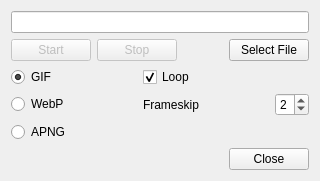
<?xml version="1.0" encoding="UTF-8"?>
<ui version="4.0">
 <class>QGBA::GIFView</class>
 <widget class="QWidget" name="QGBA::GIFView">
  <property name="geometry">
   <rect>
    <x>0</x>
    <y>0</y>
    <width>392</width>
    <height>225</height>
   </rect>
  </property>
  <property name="windowTitle">
   <string>Record GIF/WebP/APNG</string>
  </property>
  <layout class="QGridLayout" name="gridLayout_3">
   <property name="sizeConstraint">
    <enum>QLayout::SetFixedSize</enum>
   </property>
   <item row="4" column="0" colspan="3">
    <widget class="QDialogButtonBox" name="buttonBox">
     <property name="standardButtons">
      <set>QDialogButtonBox::Close</set>
     </property>
    </widget>
   </item>
   <item row="1" column="1" colspan="2">
    <widget class="QCheckBox" name="loop">
     <property name="text">
      <string>Loop</string>
     </property>
     <property name="checked">
      <bool>true</bool>
     </property>
    </widget>
   </item>
   <item row="0" column="0" colspan="3">
    <layout class="QGridLayout" name="gridLayout">
     <item row="1" column="0">
      <widget class="QPushButton" name="start">
       <property name="enabled">
        <bool>false</bool>
       </property>
       <property name="sizePolicy">
        <sizepolicy hsizetype="Fixed" vsizetype="Fixed">
         <horstretch>0</horstretch>
         <verstretch>0</verstretch>
        </sizepolicy>
       </property>
       <property name="text">
        <string>Start</string>
       </property>
      </widget>
     </item>
     <item row="1" column="1">
      <widget class="QPushButton" name="stop">
       <property name="enabled">
        <bool>false</bool>
       </property>
       <property name="sizePolicy">
        <sizepolicy hsizetype="Fixed" vsizetype="Fixed">
         <horstretch>0</horstretch>
         <verstretch>0</verstretch>
        </sizepolicy>
       </property>
       <property name="text">
        <string>Stop</string>
       </property>
      </widget>
     </item>
     <item row="1" column="2">
      <spacer name="horizontalSpacer">
       <property name="orientation">
        <enum>Qt::Horizontal</enum>
       </property>
       <property name="sizeHint" stdset="0">
        <size>
         <width>40</width>
         <height>20</height>
        </size>
       </property>
      </spacer>
     </item>
     <item row="1" column="3">
      <widget class="QPushButton" name="selectFile">
       <property name="sizePolicy">
        <sizepolicy hsizetype="Fixed" vsizetype="Fixed">
         <horstretch>0</horstretch>
         <verstretch>0</verstretch>
        </sizepolicy>
       </property>
       <property name="text">
        <string>Select File</string>
       </property>
      </widget>
     </item>
     <item row="0" column="0" colspan="4">
      <widget class="QLineEdit" name="filename">
       <property name="sizePolicy">
        <sizepolicy hsizetype="Expanding" vsizetype="Fixed">
         <horstretch>1</horstretch>
         <verstretch>0</verstretch>
        </sizepolicy>
       </property>
      </widget>
     </item>
    </layout>
   </item>
   <item row="3" column="0">
    <widget class="QRadioButton" name="fmtApng">
     <property name="text">
      <string>APNG</string>
     </property>
     <attribute name="buttonGroup">
      <string notr="true">format</string>
     </attribute>
    </widget>
   </item>
   <item row="1" column="0">
    <widget class="QRadioButton" name="fmtGif">
     <property name="text">
      <string>GIF</string>
     </property>
     <property name="checked">
      <bool>true</bool>
     </property>
     <attribute name="buttonGroup">
      <string notr="true">format</string>
     </attribute>
    </widget>
   </item>
   <item row="2" column="0">
    <widget class="QRadioButton" name="fmtWebP">
     <property name="text">
      <string>WebP</string>
     </property>
     <attribute name="buttonGroup">
      <string notr="true">format</string>
     </attribute>
    </widget>
   </item>
   <item row="2" column="1">
    <widget class="QLabel" name="label">
     <property name="text">
      <string>Frameskip</string>
     </property>
    </widget>
   </item>
   <item row="2" column="2">
    <widget class="QSpinBox" name="frameskip">
     <property name="sizePolicy">
      <sizepolicy hsizetype="Fixed" vsizetype="Fixed">
       <horstretch>0</horstretch>
       <verstretch>0</verstretch>
      </sizepolicy>
     </property>
     <property name="maximum">
      <number>9</number>
     </property>
     <property name="value">
      <number>2</number>
     </property>
    </widget>
   </item>
  </layout>
 </widget>
 <tabstops>
  <tabstop>filename</tabstop>
  <tabstop>start</tabstop>
  <tabstop>stop</tabstop>
  <tabstop>selectFile</tabstop>
  <tabstop>fmtGif</tabstop>
  <tabstop>fmtWebP</tabstop>
  <tabstop>fmtApng</tabstop>
  <tabstop>loop</tabstop>
  <tabstop>frameskip</tabstop>
 </tabstops>
 <resources/>
 <connections>
  <connection>
   <sender>buttonBox</sender>
   <signal>rejected()</signal>
   <receiver>QGBA::GIFView</receiver>
   <slot>close()</slot>
   <hints>
    <hint type="sourcelabel">
     <x>138</x>
     <y>226</y>
    </hint>
    <hint type="destinationlabel">
     <x>138</x>
     <y>123</y>
    </hint>
   </hints>
  </connection>
 </connections>
 <buttongroups>
  <buttongroup name="format"/>
 </buttongroups>
</ui>
